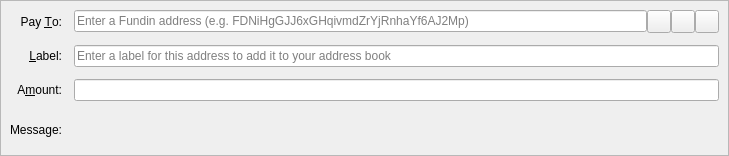
<?xml version="1.0" encoding="UTF-8"?>
<ui version="4.0">
 <class>SendCoinsEntry</class>
 <widget class="QStackedWidget" name="SendCoinsEntry">
  <property name="geometry">
   <rect>
    <x>0</x>
    <y>0</y>
    <width>729</width>
    <height>156</height>
   </rect>
  </property>
  <property name="focusPolicy">
   <enum>Qt::TabFocus</enum>
  </property>
  <property name="autoFillBackground">
   <bool>false</bool>
  </property>
  <widget class="QFrame" name="SendCoins">
   <property name="toolTip">
    <string>This is a normal payment.</string>
   </property>
   <property name="frameShape">
    <enum>QFrame::StyledPanel</enum>
   </property>
   <property name="frameShadow">
    <enum>QFrame::Sunken</enum>
   </property>
   <layout class="QGridLayout" name="gridLayout">
    <property name="spacing">
     <number>12</number>
    </property>
    <item row="0" column="0">
     <widget class="QLabel" name="payToLabel">
      <property name="text">
       <string>Pay &amp;To:</string>
      </property>
      <property name="alignment">
       <set>Qt::AlignRight|Qt::AlignTrailing|Qt::AlignVCenter</set>
      </property>
      <property name="buddy">
       <cstring>payTo</cstring>
      </property>
     </widget>
    </item>
    <item row="0" column="1">
     <layout class="QHBoxLayout" name="payToLayout">
      <property name="spacing">
       <number>0</number>
      </property>
      <item>
       <widget class="QValidatedLineEdit" name="payTo">
        <property name="toolTip">
         <string>The Fundin address to send the payment to</string>
        </property>
        <property name="inputMask">
         <string/>
        </property>
        <property name="placeholderText">
         <string>Enter a Fundin address (e.g. FDNiHgGJJ6xGHqivmdZrYjRnhaYf6AJ2Mp)</string>
        </property>
       </widget>
      </item>
      <item>
       <widget class="QToolButton" name="addressBookButton">
        <property name="toolTip">
         <string>Choose previously used address</string>
        </property>
        <property name="text">
         <string/>
        </property>
        <property name="icon">
         <iconset resource="../fundin.qrc">
          <normaloff>:/icons/address-book</normaloff>:/icons/address-book</iconset>
        </property>
        <property name="iconSize">
         <size>
          <width>16</width>
          <height>16</height>
         </size>
        </property>
        <property name="shortcut">
         <string>Alt+A</string>
        </property>
       </widget>
      </item>
      <item>
       <widget class="QToolButton" name="pasteButton">
        <property name="toolTip">
         <string>Paste address from clipboard</string>
        </property>
        <property name="text">
         <string/>
        </property>
        <property name="icon">
         <iconset resource="../fundin.qrc">
          <normaloff>:/icons/editpaste</normaloff>:/icons/editpaste</iconset>
        </property>
        <property name="shortcut">
         <string>Alt+P</string>
        </property>
       </widget>
      </item>
      <item>
       <widget class="QToolButton" name="deleteButton">
        <property name="toolTip">
         <string>Remove this entry</string>
        </property>
        <property name="text">
         <string/>
        </property>
        <property name="icon">
         <iconset resource="../fundin.qrc">
          <normaloff>:/icons/remove</normaloff>:/icons/remove</iconset>
        </property>
       </widget>
      </item>
     </layout>
    </item>
    <item row="1" column="0">
     <widget class="QLabel" name="labelLabel">
      <property name="text">
       <string>&amp;Label:</string>
      </property>
      <property name="alignment">
       <set>Qt::AlignRight|Qt::AlignTrailing|Qt::AlignVCenter</set>
      </property>
      <property name="buddy">
       <cstring>addAsLabel</cstring>
      </property>
     </widget>
    </item>
    <item row="1" column="1">
     <widget class="QLineEdit" name="addAsLabel">
      <property name="toolTip">
       <string>Enter a label for this address to add it to the list of used addresses</string>
      </property>
      <property name="inputMask">
       <string/>
      </property>
      <property name="placeholderText">
       <string>Enter a label for this address to add it to your address book</string>
      </property>
     </widget>
    </item>
    <item row="2" column="0">
     <widget class="QLabel" name="amountLabel">
      <property name="text">
       <string>A&amp;mount:</string>
      </property>
      <property name="alignment">
       <set>Qt::AlignRight|Qt::AlignTrailing|Qt::AlignVCenter</set>
      </property>
      <property name="buddy">
       <cstring>payAmount</cstring>
      </property>
     </widget>
    </item>
    <item row="2" column="1">
     <widget class="BitcoinAmountField" name="payAmount"/>
    </item>
    <item row="3" column="0">
     <widget class="QLabel" name="messageLabel">
      <property name="text">
       <string>Message:</string>
      </property>
      <property name="alignment">
       <set>Qt::AlignRight|Qt::AlignTrailing|Qt::AlignVCenter</set>
      </property>
     </widget>
    </item>
    <item row="3" column="1">
     <widget class="QLabel" name="messageTextLabel">
      <property name="toolTip">
       <string>A message that was attached to the Fundin: URI which will be stored with the transaction for your reference. Note: This message will not be sent over the Fundin network.</string>
      </property>
      <property name="textFormat">
       <enum>Qt::PlainText</enum>
      </property>
     </widget>
    </item>
   </layout>
  </widget>
  <widget class="QFrame" name="SendCoins_InsecurePaymentRequest">
   <property name="palette">
    <palette>
     <active>
      <colorrole role="WindowText">
       <brush brushstyle="SolidPattern">
        <color alpha="255">
         <red>0</red>
         <green>0</green>
         <blue>0</blue>
        </color>
       </brush>
      </colorrole>
      <colorrole role="Button">
       <brush brushstyle="SolidPattern">
        <color alpha="255">
         <red>255</red>
         <green>255</green>
         <blue>127</blue>
        </color>
       </brush>
      </colorrole>
      <colorrole role="Light">
       <brush brushstyle="SolidPattern">
        <color alpha="255">
         <red>255</red>
         <green>255</green>
         <blue>255</blue>
        </color>
       </brush>
      </colorrole>
      <colorrole role="Midlight">
       <brush brushstyle="SolidPattern">
        <color alpha="255">
         <red>255</red>
         <green>255</green>
         <blue>191</blue>
        </color>
       </brush>
      </colorrole>
      <colorrole role="Dark">
       <brush brushstyle="SolidPattern">
        <color alpha="255">
         <red>127</red>
         <green>127</green>
         <blue>63</blue>
        </color>
       </brush>
      </colorrole>
      <colorrole role="Mid">
       <brush brushstyle="SolidPattern">
        <color alpha="255">
         <red>170</red>
         <green>170</green>
         <blue>84</blue>
        </color>
       </brush>
      </colorrole>
      <colorrole role="Text">
       <brush brushstyle="SolidPattern">
        <color alpha="255">
         <red>0</red>
         <green>0</green>
         <blue>0</blue>
        </color>
       </brush>
      </colorrole>
      <colorrole role="BrightText">
       <brush brushstyle="SolidPattern">
        <color alpha="255">
         <red>255</red>
         <green>255</green>
         <blue>255</blue>
        </color>
       </brush>
      </colorrole>
      <colorrole role="ButtonText">
       <brush brushstyle="SolidPattern">
        <color alpha="255">
         <red>0</red>
         <green>0</green>
         <blue>0</blue>
        </color>
       </brush>
      </colorrole>
      <colorrole role="Base">
       <brush brushstyle="SolidPattern">
        <color alpha="255">
         <red>255</red>
         <green>255</green>
         <blue>255</blue>
        </color>
       </brush>
      </colorrole>
      <colorrole role="Window">
       <brush brushstyle="SolidPattern">
        <color alpha="255">
         <red>255</red>
         <green>255</green>
         <blue>127</blue>
        </color>
       </brush>
      </colorrole>
      <colorrole role="Shadow">
       <brush brushstyle="SolidPattern">
        <color alpha="255">
         <red>0</red>
         <green>0</green>
         <blue>0</blue>
        </color>
       </brush>
      </colorrole>
      <colorrole role="AlternateBase">
       <brush brushstyle="SolidPattern">
        <color alpha="255">
         <red>255</red>
         <green>255</green>
         <blue>191</blue>
        </color>
       </brush>
      </colorrole>
      <colorrole role="ToolTipBase">
       <brush brushstyle="SolidPattern">
        <color alpha="255">
         <red>255</red>
         <green>255</green>
         <blue>220</blue>
        </color>
       </brush>
      </colorrole>
      <colorrole role="ToolTipText">
       <brush brushstyle="SolidPattern">
        <color alpha="255">
         <red>0</red>
         <green>0</green>
         <blue>0</blue>
        </color>
       </brush>
      </colorrole>
     </active>
     <inactive>
      <colorrole role="WindowText">
       <brush brushstyle="SolidPattern">
        <color alpha="255">
         <red>0</red>
         <green>0</green>
         <blue>0</blue>
        </color>
       </brush>
      </colorrole>
      <colorrole role="Button">
       <brush brushstyle="SolidPattern">
        <color alpha="255">
         <red>255</red>
         <green>255</green>
         <blue>127</blue>
        </color>
       </brush>
      </colorrole>
      <colorrole role="Light">
       <brush brushstyle="SolidPattern">
        <color alpha="255">
         <red>255</red>
         <green>255</green>
         <blue>255</blue>
        </color>
       </brush>
      </colorrole>
      <colorrole role="Midlight">
       <brush brushstyle="SolidPattern">
        <color alpha="255">
         <red>255</red>
         <green>255</green>
         <blue>191</blue>
        </color>
       </brush>
      </colorrole>
      <colorrole role="Dark">
       <brush brushstyle="SolidPattern">
        <color alpha="255">
         <red>127</red>
         <green>127</green>
         <blue>63</blue>
        </color>
       </brush>
      </colorrole>
      <colorrole role="Mid">
       <brush brushstyle="SolidPattern">
        <color alpha="255">
         <red>170</red>
         <green>170</green>
         <blue>84</blue>
        </color>
       </brush>
      </colorrole>
      <colorrole role="Text">
       <brush brushstyle="SolidPattern">
        <color alpha="255">
         <red>0</red>
         <green>0</green>
         <blue>0</blue>
        </color>
       </brush>
      </colorrole>
      <colorrole role="BrightText">
       <brush brushstyle="SolidPattern">
        <color alpha="255">
         <red>255</red>
         <green>255</green>
         <blue>255</blue>
        </color>
       </brush>
      </colorrole>
      <colorrole role="ButtonText">
       <brush brushstyle="SolidPattern">
        <color alpha="255">
         <red>0</red>
         <green>0</green>
         <blue>0</blue>
        </color>
       </brush>
      </colorrole>
      <colorrole role="Base">
       <brush brushstyle="SolidPattern">
        <color alpha="255">
         <red>255</red>
         <green>255</green>
         <blue>255</blue>
        </color>
       </brush>
      </colorrole>
      <colorrole role="Window">
       <brush brushstyle="SolidPattern">
        <color alpha="255">
         <red>255</red>
         <green>255</green>
         <blue>127</blue>
        </color>
       </brush>
      </colorrole>
      <colorrole role="Shadow">
       <brush brushstyle="SolidPattern">
        <color alpha="255">
         <red>0</red>
         <green>0</green>
         <blue>0</blue>
        </color>
       </brush>
      </colorrole>
      <colorrole role="AlternateBase">
       <brush brushstyle="SolidPattern">
        <color alpha="255">
         <red>255</red>
         <green>255</green>
         <blue>191</blue>
        </color>
       </brush>
      </colorrole>
      <colorrole role="ToolTipBase">
       <brush brushstyle="SolidPattern">
        <color alpha="255">
         <red>255</red>
         <green>255</green>
         <blue>220</blue>
        </color>
       </brush>
      </colorrole>
      <colorrole role="ToolTipText">
       <brush brushstyle="SolidPattern">
        <color alpha="255">
         <red>0</red>
         <green>0</green>
         <blue>0</blue>
        </color>
       </brush>
      </colorrole>
     </inactive>
     <disabled>
      <colorrole role="WindowText">
       <brush brushstyle="SolidPattern">
        <color alpha="255">
         <red>127</red>
         <green>127</green>
         <blue>63</blue>
        </color>
       </brush>
      </colorrole>
      <colorrole role="Button">
       <brush brushstyle="SolidPattern">
        <color alpha="255">
         <red>255</red>
         <green>255</green>
         <blue>127</blue>
        </color>
       </brush>
      </colorrole>
      <colorrole role="Light">
       <brush brushstyle="SolidPattern">
        <color alpha="255">
         <red>255</red>
         <green>255</green>
         <blue>255</blue>
        </color>
       </brush>
      </colorrole>
      <colorrole role="Midlight">
       <brush brushstyle="SolidPattern">
        <color alpha="255">
         <red>255</red>
         <green>255</green>
         <blue>191</blue>
        </color>
       </brush>
      </colorrole>
      <colorrole role="Dark">
       <brush brushstyle="SolidPattern">
        <color alpha="255">
         <red>127</red>
         <green>127</green>
         <blue>63</blue>
        </color>
       </brush>
      </colorrole>
      <colorrole role="Mid">
       <brush brushstyle="SolidPattern">
        <color alpha="255">
         <red>170</red>
         <green>170</green>
         <blue>84</blue>
        </color>
       </brush>
      </colorrole>
      <colorrole role="Text">
       <brush brushstyle="SolidPattern">
        <color alpha="255">
         <red>127</red>
         <green>127</green>
         <blue>63</blue>
        </color>
       </brush>
      </colorrole>
      <colorrole role="BrightText">
       <brush brushstyle="SolidPattern">
        <color alpha="255">
         <red>255</red>
         <green>255</green>
         <blue>255</blue>
        </color>
       </brush>
      </colorrole>
      <colorrole role="ButtonText">
       <brush brushstyle="SolidPattern">
        <color alpha="255">
         <red>127</red>
         <green>127</green>
         <blue>63</blue>
        </color>
       </brush>
      </colorrole>
      <colorrole role="Base">
       <brush brushstyle="SolidPattern">
        <color alpha="255">
         <red>255</red>
         <green>255</green>
         <blue>127</blue>
        </color>
       </brush>
      </colorrole>
      <colorrole role="Window">
       <brush brushstyle="SolidPattern">
        <color alpha="255">
         <red>255</red>
         <green>255</green>
         <blue>127</blue>
        </color>
       </brush>
      </colorrole>
      <colorrole role="Shadow">
       <brush brushstyle="SolidPattern">
        <color alpha="255">
         <red>0</red>
         <green>0</green>
         <blue>0</blue>
        </color>
       </brush>
      </colorrole>
      <colorrole role="AlternateBase">
       <brush brushstyle="SolidPattern">
        <color alpha="255">
         <red>255</red>
         <green>255</green>
         <blue>127</blue>
        </color>
       </brush>
      </colorrole>
      <colorrole role="ToolTipBase">
       <brush brushstyle="SolidPattern">
        <color alpha="255">
         <red>255</red>
         <green>255</green>
         <blue>220</blue>
        </color>
       </brush>
      </colorrole>
      <colorrole role="ToolTipText">
       <brush brushstyle="SolidPattern">
        <color alpha="255">
         <red>0</red>
         <green>0</green>
         <blue>0</blue>
        </color>
       </brush>
      </colorrole>
     </disabled>
    </palette>
   </property>
   <property name="toolTip">
    <string>This is an unverified payment request.</string>
   </property>
   <property name="autoFillBackground">
    <bool>true</bool>
   </property>
   <property name="frameShape">
    <enum>QFrame::StyledPanel</enum>
   </property>
   <property name="frameShadow">
    <enum>QFrame::Sunken</enum>
   </property>
   <layout class="QGridLayout" name="gridLayout_is">
    <property name="spacing">
     <number>12</number>
    </property>
    <item row="0" column="0">
     <widget class="QLabel" name="payToLabel_is">
      <property name="text">
       <string>Pay To:</string>
      </property>
      <property name="alignment">
       <set>Qt::AlignRight|Qt::AlignTrailing|Qt::AlignVCenter</set>
      </property>
     </widget>
    </item>
    <item row="0" column="1">
     <layout class="QHBoxLayout" name="payToLayout_is">
      <property name="spacing">
       <number>0</number>
      </property>
      <item>
       <widget class="QLabel" name="payTo_is"/>
      </item>
      <item>
       <widget class="QToolButton" name="deleteButton_is">
        <property name="toolTip">
         <string>Remove this entry</string>
        </property>
        <property name="text">
         <string/>
        </property>
        <property name="icon">
         <iconset resource="../fundin.qrc">
          <normaloff>:/icons/remove</normaloff>:/icons/remove</iconset>
        </property>
       </widget>
      </item>
     </layout>
    </item>
    <item row="1" column="0">
     <widget class="QLabel" name="memoLabel_is">
      <property name="text">
       <string>Memo:</string>
      </property>
      <property name="alignment">
       <set>Qt::AlignRight|Qt::AlignTrailing|Qt::AlignVCenter</set>
      </property>
     </widget>
    </item>
    <item row="1" column="1">
     <widget class="QLabel" name="memoTextLabel_is">
      <property name="textFormat">
       <enum>Qt::PlainText</enum>
      </property>
     </widget>
    </item>
    <item row="2" column="0">
     <widget class="QLabel" name="amountLabel_is">
      <property name="text">
       <string>A&amp;mount:</string>
      </property>
      <property name="alignment">
       <set>Qt::AlignRight|Qt::AlignTrailing|Qt::AlignVCenter</set>
      </property>
      <property name="buddy">
       <cstring>payAmount_is</cstring>
      </property>
     </widget>
    </item>
    <item row="2" column="1">
     <widget class="BitcoinAmountField" name="payAmount_is">
      <property name="acceptDrops">
       <bool>false</bool>
      </property>
     </widget>
    </item>
   </layout>
  </widget>
  <widget class="QFrame" name="SendCoins_SecurePaymentRequest">
   <property name="palette">
    <palette>
     <active>
      <colorrole role="WindowText">
       <brush brushstyle="SolidPattern">
        <color alpha="255">
         <red>0</red>
         <green>0</green>
         <blue>0</blue>
        </color>
       </brush>
      </colorrole>
      <colorrole role="Button">
       <brush brushstyle="SolidPattern">
        <color alpha="255">
         <red>140</red>
         <green>232</green>
         <blue>119</blue>
        </color>
       </brush>
      </colorrole>
      <colorrole role="Light">
       <brush brushstyle="SolidPattern">
        <color alpha="255">
         <red>230</red>
         <green>255</green>
         <blue>224</blue>
        </color>
       </brush>
      </colorrole>
      <colorrole role="Midlight">
       <brush brushstyle="SolidPattern">
        <color alpha="255">
         <red>185</red>
         <green>243</green>
         <blue>171</blue>
        </color>
       </brush>
      </colorrole>
      <colorrole role="Dark">
       <brush brushstyle="SolidPattern">
        <color alpha="255">
         <red>70</red>
         <green>116</green>
         <blue>59</blue>
        </color>
       </brush>
      </colorrole>
      <colorrole role="Mid">
       <brush brushstyle="SolidPattern">
        <color alpha="255">
         <red>93</red>
         <green>155</green>
         <blue>79</blue>
        </color>
       </brush>
      </colorrole>
      <colorrole role="Text">
       <brush brushstyle="SolidPattern">
        <color alpha="255">
         <red>0</red>
         <green>0</green>
         <blue>0</blue>
        </color>
       </brush>
      </colorrole>
      <colorrole role="BrightText">
       <brush brushstyle="SolidPattern">
        <color alpha="255">
         <red>155</red>
         <green>255</green>
         <blue>147</blue>
        </color>
       </brush>
      </colorrole>
      <colorrole role="ButtonText">
       <brush brushstyle="SolidPattern">
        <color alpha="255">
         <red>0</red>
         <green>0</green>
         <blue>0</blue>
        </color>
       </brush>
      </colorrole>
      <colorrole role="Base">
       <brush brushstyle="SolidPattern">
        <color alpha="255">
         <red>119</red>
         <green>255</green>
         <blue>233</blue>
        </color>
       </brush>
      </colorrole>
      <colorrole role="Window">
       <brush brushstyle="SolidPattern">
        <color alpha="255">
         <red>140</red>
         <green>232</green>
         <blue>119</blue>
        </color>
       </brush>
      </colorrole>
      <colorrole role="Shadow">
       <brush brushstyle="SolidPattern">
        <color alpha="255">
         <red>0</red>
         <green>0</green>
         <blue>0</blue>
        </color>
       </brush>
      </colorrole>
      <colorrole role="AlternateBase">
       <brush brushstyle="SolidPattern">
        <color alpha="255">
         <red>197</red>
         <green>243</green>
         <blue>187</blue>
        </color>
       </brush>
      </colorrole>
      <colorrole role="NoRole">
       <brush brushstyle="SolidPattern">
        <color alpha="255">
         <red>125</red>
         <green>194</green>
         <blue>122</blue>
        </color>
       </brush>
      </colorrole>
      <colorrole role="ToolTipBase">
       <brush brushstyle="SolidPattern">
        <color alpha="255">
         <red>255</red>
         <green>255</green>
         <blue>220</blue>
        </color>
       </brush>
      </colorrole>
      <colorrole role="ToolTipText">
       <brush brushstyle="SolidPattern">
        <color alpha="255">
         <red>0</red>
         <green>0</green>
         <blue>0</blue>
        </color>
       </brush>
      </colorrole>
     </active>
     <inactive>
      <colorrole role="WindowText">
       <brush brushstyle="SolidPattern">
        <color alpha="255">
         <red>0</red>
         <green>0</green>
         <blue>0</blue>
        </color>
       </brush>
      </colorrole>
      <colorrole role="Button">
       <brush brushstyle="SolidPattern">
        <color alpha="255">
         <red>140</red>
         <green>232</green>
         <blue>119</blue>
        </color>
       </brush>
      </colorrole>
      <colorrole role="Light">
       <brush brushstyle="SolidPattern">
        <color alpha="255">
         <red>230</red>
         <green>255</green>
         <blue>224</blue>
        </color>
       </brush>
      </colorrole>
      <colorrole role="Midlight">
       <brush brushstyle="SolidPattern">
        <color alpha="255">
         <red>185</red>
         <green>243</green>
         <blue>171</blue>
        </color>
       </brush>
      </colorrole>
      <colorrole role="Dark">
       <brush brushstyle="SolidPattern">
        <color alpha="255">
         <red>70</red>
         <green>116</green>
         <blue>59</blue>
        </color>
       </brush>
      </colorrole>
      <colorrole role="Mid">
       <brush brushstyle="SolidPattern">
        <color alpha="255">
         <red>93</red>
         <green>155</green>
         <blue>79</blue>
        </color>
       </brush>
      </colorrole>
      <colorrole role="Text">
       <brush brushstyle="SolidPattern">
        <color alpha="255">
         <red>0</red>
         <green>0</green>
         <blue>0</blue>
        </color>
       </brush>
      </colorrole>
      <colorrole role="BrightText">
       <brush brushstyle="SolidPattern">
        <color alpha="255">
         <red>155</red>
         <green>255</green>
         <blue>147</blue>
        </color>
       </brush>
      </colorrole>
      <colorrole role="ButtonText">
       <brush brushstyle="SolidPattern">
        <color alpha="255">
         <red>0</red>
         <green>0</green>
         <blue>0</blue>
        </color>
       </brush>
      </colorrole>
      <colorrole role="Base">
       <brush brushstyle="SolidPattern">
        <color alpha="255">
         <red>119</red>
         <green>255</green>
         <blue>233</blue>
        </color>
       </brush>
      </colorrole>
      <colorrole role="Window">
       <brush brushstyle="SolidPattern">
        <color alpha="255">
         <red>140</red>
         <green>232</green>
         <blue>119</blue>
        </color>
       </brush>
      </colorrole>
      <colorrole role="Shadow">
       <brush brushstyle="SolidPattern">
        <color alpha="255">
         <red>0</red>
         <green>0</green>
         <blue>0</blue>
        </color>
       </brush>
      </colorrole>
      <colorrole role="AlternateBase">
       <brush brushstyle="SolidPattern">
        <color alpha="255">
         <red>197</red>
         <green>243</green>
         <blue>187</blue>
        </color>
       </brush>
      </colorrole>
      <colorrole role="NoRole">
       <brush brushstyle="SolidPattern">
        <color alpha="255">
         <red>125</red>
         <green>194</green>
         <blue>122</blue>
        </color>
       </brush>
      </colorrole>
      <colorrole role="ToolTipBase">
       <brush brushstyle="SolidPattern">
        <color alpha="255">
         <red>255</red>
         <green>255</green>
         <blue>220</blue>
        </color>
       </brush>
      </colorrole>
      <colorrole role="ToolTipText">
       <brush brushstyle="SolidPattern">
        <color alpha="255">
         <red>0</red>
         <green>0</green>
         <blue>0</blue>
        </color>
       </brush>
      </colorrole>
     </inactive>
     <disabled>
      <colorrole role="WindowText">
       <brush brushstyle="SolidPattern">
        <color alpha="255">
         <red>70</red>
         <green>116</green>
         <blue>59</blue>
        </color>
       </brush>
      </colorrole>
      <colorrole role="Button">
       <brush brushstyle="SolidPattern">
        <color alpha="255">
         <red>140</red>
         <green>232</green>
         <blue>119</blue>
        </color>
       </brush>
      </colorrole>
      <colorrole role="Light">
       <brush brushstyle="SolidPattern">
        <color alpha="255">
         <red>230</red>
         <green>255</green>
         <blue>224</blue>
        </color>
       </brush>
      </colorrole>
      <colorrole role="Midlight">
       <brush brushstyle="SolidPattern">
        <color alpha="255">
         <red>185</red>
         <green>243</green>
         <blue>171</blue>
        </color>
       </brush>
      </colorrole>
      <colorrole role="Dark">
       <brush brushstyle="SolidPattern">
        <color alpha="255">
         <red>70</red>
         <green>116</green>
         <blue>59</blue>
        </color>
       </brush>
      </colorrole>
      <colorrole role="Mid">
       <brush brushstyle="SolidPattern">
        <color alpha="255">
         <red>93</red>
         <green>155</green>
         <blue>79</blue>
        </color>
       </brush>
      </colorrole>
      <colorrole role="Text">
       <brush brushstyle="SolidPattern">
        <color alpha="255">
         <red>70</red>
         <green>116</green>
         <blue>59</blue>
        </color>
       </brush>
      </colorrole>
      <colorrole role="BrightText">
       <brush brushstyle="SolidPattern">
        <color alpha="255">
         <red>155</red>
         <green>255</green>
         <blue>147</blue>
        </color>
       </brush>
      </colorrole>
      <colorrole role="ButtonText">
       <brush brushstyle="SolidPattern">
        <color alpha="255">
         <red>70</red>
         <green>116</green>
         <blue>59</blue>
        </color>
       </brush>
      </colorrole>
      <colorrole role="Base">
       <brush brushstyle="SolidPattern">
        <color alpha="255">
         <red>140</red>
         <green>232</green>
         <blue>119</blue>
        </color>
       </brush>
      </colorrole>
      <colorrole role="Window">
       <brush brushstyle="SolidPattern">
        <color alpha="255">
         <red>140</red>
         <green>232</green>
         <blue>119</blue>
        </color>
       </brush>
      </colorrole>
      <colorrole role="Shadow">
       <brush brushstyle="SolidPattern">
        <color alpha="255">
         <red>0</red>
         <green>0</green>
         <blue>0</blue>
        </color>
       </brush>
      </colorrole>
      <colorrole role="AlternateBase">
       <brush brushstyle="SolidPattern">
        <color alpha="255">
         <red>140</red>
         <green>232</green>
         <blue>119</blue>
        </color>
       </brush>
      </colorrole>
      <colorrole role="NoRole">
       <brush brushstyle="SolidPattern">
        <color alpha="255">
         <red>125</red>
         <green>194</green>
         <blue>122</blue>
        </color>
       </brush>
      </colorrole>
      <colorrole role="ToolTipBase">
       <brush brushstyle="SolidPattern">
        <color alpha="255">
         <red>255</red>
         <green>255</green>
         <blue>220</blue>
        </color>
       </brush>
      </colorrole>
      <colorrole role="ToolTipText">
       <brush brushstyle="SolidPattern">
        <color alpha="255">
         <red>0</red>
         <green>0</green>
         <blue>0</blue>
        </color>
       </brush>
      </colorrole>
     </disabled>
    </palette>
   </property>
   <property name="toolTip">
    <string>This is a verified payment request.</string>
   </property>
   <property name="autoFillBackground">
    <bool>true</bool>
   </property>
   <property name="frameShape">
    <enum>QFrame::StyledPanel</enum>
   </property>
   <property name="frameShadow">
    <enum>QFrame::Sunken</enum>
   </property>
   <layout class="QGridLayout" name="gridLayout_s">
    <property name="spacing">
     <number>12</number>
    </property>
    <item row="0" column="0">
     <widget class="QLabel" name="payToLabel_s">
      <property name="text">
       <string>Pay To:</string>
      </property>
      <property name="alignment">
       <set>Qt::AlignRight|Qt::AlignTrailing|Qt::AlignVCenter</set>
      </property>
     </widget>
    </item>
    <item row="0" column="1">
     <layout class="QHBoxLayout" name="payToLayout_s">
      <property name="spacing">
       <number>0</number>
      </property>
      <item>
       <widget class="QLabel" name="payTo_s">
        <property name="textFormat">
         <enum>Qt::PlainText</enum>
        </property>
       </widget>
      </item>
      <item>
       <widget class="QToolButton" name="deleteButton_s">
        <property name="toolTip">
         <string>Remove this entry</string>
        </property>
        <property name="text">
         <string/>
        </property>
        <property name="icon">
         <iconset resource="../fundin.qrc">
          <normaloff>:/icons/remove</normaloff>:/icons/remove</iconset>
        </property>
       </widget>
      </item>
     </layout>
    </item>
    <item row="1" column="0">
     <widget class="QLabel" name="memoLabel_s">
      <property name="text">
       <string>Memo:</string>
      </property>
      <property name="alignment">
       <set>Qt::AlignRight|Qt::AlignTrailing|Qt::AlignVCenter</set>
      </property>
     </widget>
    </item>
    <item row="1" column="1">
     <widget class="QLabel" name="memoTextLabel_s">
      <property name="textFormat">
       <enum>Qt::PlainText</enum>
      </property>
     </widget>
    </item>
    <item row="2" column="0">
     <widget class="QLabel" name="amountLabel_s">
      <property name="text">
       <string>A&amp;mount:</string>
      </property>
      <property name="alignment">
       <set>Qt::AlignRight|Qt::AlignTrailing|Qt::AlignVCenter</set>
      </property>
      <property name="buddy">
       <cstring>payAmount_s</cstring>
      </property>
     </widget>
    </item>
    <item row="2" column="1">
     <widget class="BitcoinAmountField" name="payAmount_s">
      <property name="acceptDrops">
       <bool>false</bool>
      </property>
     </widget>
    </item>
   </layout>
  </widget>
 </widget>
 <customwidgets>
  <customwidget>
   <class>QValidatedLineEdit</class>
   <extends>QLineEdit</extends>
   <header>qvalidatedlineedit.h</header>
  </customwidget>
  <customwidget>
   <class>BitcoinAmountField</class>
   <extends>QLineEdit</extends>
   <header>bitcoinamountfield.h</header>
   <container>1</container>
  </customwidget>
 </customwidgets>
 <tabstops>
  <tabstop>payTo</tabstop>
  <tabstop>addressBookButton</tabstop>
  <tabstop>pasteButton</tabstop>
  <tabstop>deleteButton</tabstop>
  <tabstop>addAsLabel</tabstop>
  <tabstop>payAmount</tabstop>
  <tabstop>payAmount_is</tabstop>
  <tabstop>deleteButton_is</tabstop>
  <tabstop>payAmount_s</tabstop>
  <tabstop>deleteButton_s</tabstop>
 </tabstops>
 <resources>
  <include location="../fundin.qrc"/>
 </resources>
 <connections/>
</ui>
